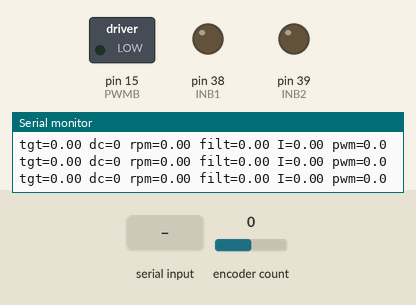
This sketch was run on a simulated Arduino Mega 2560, built with avr-gcc and run on an emulated ATmega2560. Parts: switched loads named in the sketch (green lamp = pin HIGH), output pins drawn as LEDs (lit = HIGH), the last lines printed to the serial monitor. The test bench sets the inputs (shaded band); at power-on: encoder count 0.

Above: at 1.2 s.
1.3 s: encoder count set to 1
At 2.0 s:
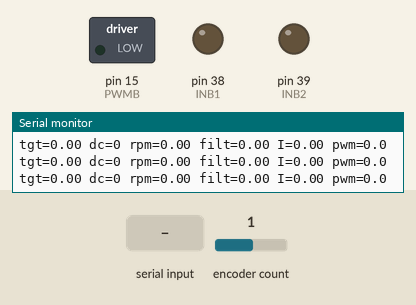
2.8 s: "F" received over Serial
At 3.8 s:
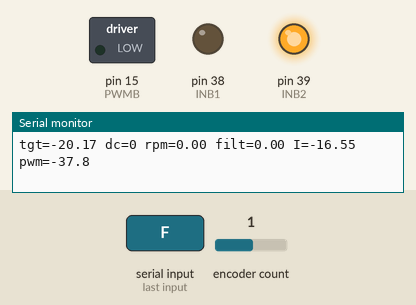
4.3 s: "S" received over Serial
At 4.7 s:
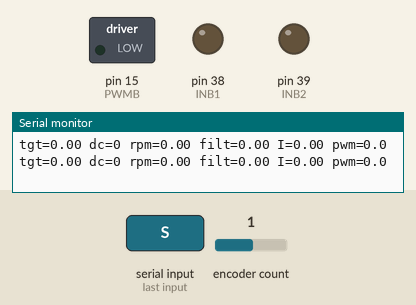
Timing chart, 0 to 7.3 s (numbered marks = the images above; inputs shaded):
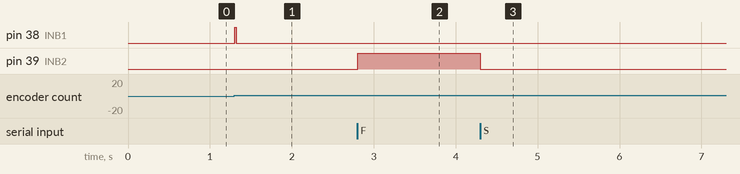

The sketch:

onemotormobility.ino
```cpp
#include <Encoder.h>

const float MAX_RPM_OUT = 1000.0f;
const float kF = 255.0f / MAX_RPM_OUT;

float targetRPM;
float pwmCmd;
float integ;
int tick = 0;
static float rpmFilt = 0.0f;
const float ALPHA = 0.2f;

float MAX_RPM = 800;

float Kp = 0.8f;
float Ki = 1.0f;

float PWM_MIN = 0.0f;

float ICLAMP = 120.0f;

constexpr int EA = 2;
constexpr int EB = 3;

const int INB1 = 38;
const int INB2 = 39;
const int PWMB = 15;

//const int INB1 = 33;
//const int INB2 = 34;
//const int PWMB = 14;


//const int INC1 = 38;
//const int INC2 = 39;
//const int PWMC = 15;

constexpr float CPR = 464.64f;

Encoder enc(EA, EB);

static inline float deg2rad(float d) { return d * (3.14159265358979323846f / 180.0f); }

static inline int clamp255(int x) {
  if (x < 0) return 0;
  if (x > 255) return 255;
  return x;
}

void setMotorSigned(int in1, int in2, int pwmPin, float cmd) {

  if (cmd > 255.0f) cmd = 255.0f;
  if (cmd < -255.0f) cmd = -255.0f;

  int pwm = clamp255((int)lroundf(fabsf(cmd)));

  if (pwm == 0) {
    digitalWrite(in1, LOW);
    digitalWrite(in2, LOW);
  } else if (cmd > 0) {
    digitalWrite(in1, HIGH);
    digitalWrite(in2, LOW);
  } else { // cmd < 0
    digitalWrite(in1, LOW);
    digitalWrite(in2, HIGH);
  }

  analogWrite(pwmPin, pwm);
}

float driveVector4(float speed, float angleDeg) {
  if (speed < 0) speed = 0;
  if (speed > 255) speed = 255;

  angleDeg = fmodf(angleDeg, 360.0f);
  if (angleDeg < 0) angleDeg += 360.0f;

  float th = deg2rad(angleDeg);
  float Vx = speed * cosf(th);
  float Vy = speed * sinf(th);

  const float aB = deg2rad(330.0f);
  //const float aC = deg2rad(285.0f);

  float cmdB = Vx * cosf(aB) + Vy * sinf(aB);
  //float cmdC = Vx * cosf(aC) + Vy * sinf(aC);

  float maxAbs = fabsf(cmdB);
  if (maxAbs > 255.0f) {
    float k = 255.0f / maxAbs;
    cmdB *= k; //cmdC *= k;
  }

  return cmdB;
  //setMotorSigned(INC1, INC2, PWMC, cmdC);
}

void setup() {
  Serial.begin(115200);
  // bps
  while(!Serial && millis() < 1500) {}
  //wait until connection

  pinMode(INB1, OUTPUT); pinMode(INB2, OUTPUT); pinMode(PWMB, OUTPUT);
  //pinMode(INC1, OUTPUT); pinMode(INC2, OUTPUT); pinMode(PWMC, OUTPUT);
}

void loop() {
  if (Serial.available()) {
    char cmd = Serial.read();
    if (cmd == 'F') {
      float cmdB = driveVector4(10, 100);
      targetRPM = (cmdB / 255.0f) * MAX_RPM;
      }
    if (cmd == 'S') {
      targetRPM = 0.0f;
      integ = 0.0f;
      pwmCmd = 0.0f;
      setMotorSigned(INB1, INB2, PWMB, 0.0f);
      }
    }

  static uint32_t lastUs = micros();
  //micros is time since boot
  //Us = Microseconds
  static long lastCount = 0;
  //static to keep
  uint32_t nowUs = micros();
  uint32_t dtUS = nowUs - lastUs;

  if (dtUS >= 20000){
    lastUs = nowUs;
    long count = enc.read();
    long dcount = count - lastCount;
    lastCount = count;
    float dt = dtUS / 1e6f;
    float cps = dcount / dt;
    float rpm = (cps / CPR) * 60.0f;
    rpm = -rpm;   // flip sign

    rpmFilt += ALPHA * (rpm - rpmFilt);
    float err = targetRPM - rpmFilt;


    if(fabs(targetRPM)< 1e-3f) {
        rpmFilt = 0.0f;
        integ = 0.0f;
      } else{
        integ += err * dt;
        integ = constrain(integ, -ICLAMP, ICLAMP);
      }

    float u = kF * targetRPM + Kp * err + Ki * integ;
    pwmCmd = constrain(u, -255.0f, 255.0f);

    tick++;
    if (tick % 10 == 0) { // prints ~5x/sec (50Hz / 10)
      Serial.print("tgt=");   Serial.print(targetRPM, 2);
      Serial.print(" dc=");   Serial.print(dcount);
      Serial.print(" rpm=");  Serial.print(rpm, 2);
      Serial.print(" filt="); Serial.print(rpmFilt, 2);
      Serial.print(" I=");    Serial.print(integ, 2);
      Serial.print(" pwm=");  Serial.println(pwmCmd, 1);

    }

    if(fabs(targetRPM) > 1e-30 && fabs(pwmCmd) > 0 && fabs(pwmCmd) < PWM_MIN){
      pwmCmd = (pwmCmd > 0) ? PWM_MIN: -PWM_MIN;
      }

    setMotorSigned(INB1, INB2, PWMB, pwmCmd);

  }
}
```

Measured:
- after the input at 1.3 s, pin 38 (INB1): LOW → HIGH at once, → LOW 0.02 s later
- after the input at 2.8 s, pin 39 (INB2): LOW → HIGH at once
- after the input at 4.3 s, pin 15 (PWMB): stays LOW (without the input it goes to HIGH after 3.8 s); pin 39 (INB2): HIGH → LOW at once
